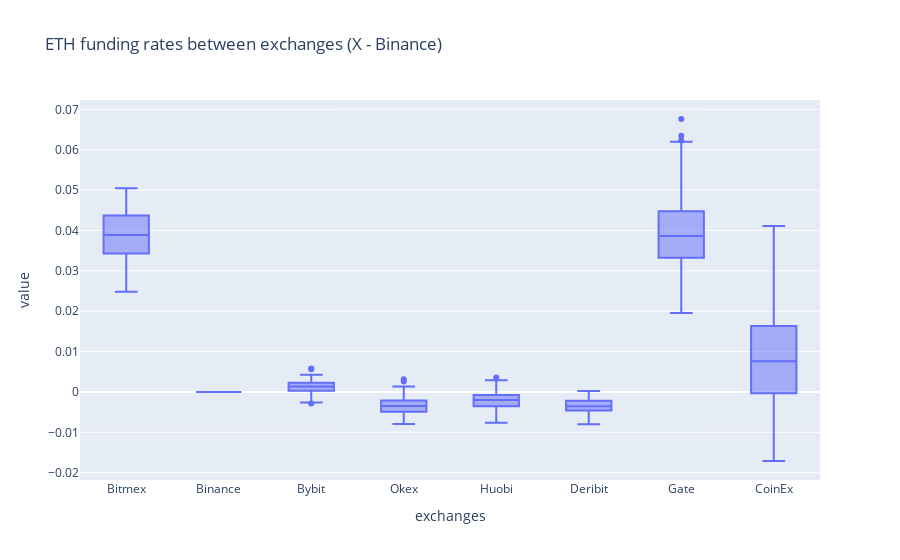

Write notebook code for a chart like this one.
### Markdown cell above
# EDA

### Code cell
plot_data = []

for i in range(100):
    a = (data.apply(lambda x: x - data.Binance, axis = 0)).iloc[np.random.randint(0,539,size=50),].mean().tolist()
    plot_data.append(a)
    
plot_data = pd.DataFrame(plot_data,columns = [data.columns])
plot_data = pd.melt(plot_data,var_name= 'exchanges', value_name='value')

fig = px.box(plot_data, x='exchanges', y='value',title="ETH funding rates between exchanges (X - Binance)")
fig.show()

### Figure 1 — Plotly figure (JSON) as saved in the notebook; plotly's stock layout.template omitted (floating-point values rounded to 4 significant figures; data arrays with more than 128 entries replaced by an {"elided": "..."} marker saying what was removed)
{"data": [{"alignmentgroup": "True", "hovertemplate": "exchanges=%{x}<br>value=%{y}<extra></extra>", "legendgroup": "", "marker": {"color": "#636efa"}, "name": "", "notched": false, "offsetgroup": "", "orientation": "v", "showlegend": false, "type": "box", "x": {"elided": "800 str values"}, "x0": " ", "xaxis": "x", "y": {"elided": "800 float values"}, "y0": " ", "yaxis": "y"}], "layout": {"boxmode": "group", "legend": {"tracegroupgap": 0}, "title": {"text": "ETH funding rates between exchanges (X - Binance)"}, "xaxis": {"anchor": "y", "domain": [0, 1], "title": {"text": "exchanges"}}, "yaxis": {"anchor": "x", "domain": [0, 1], "title": {"text": "value"}}}}
